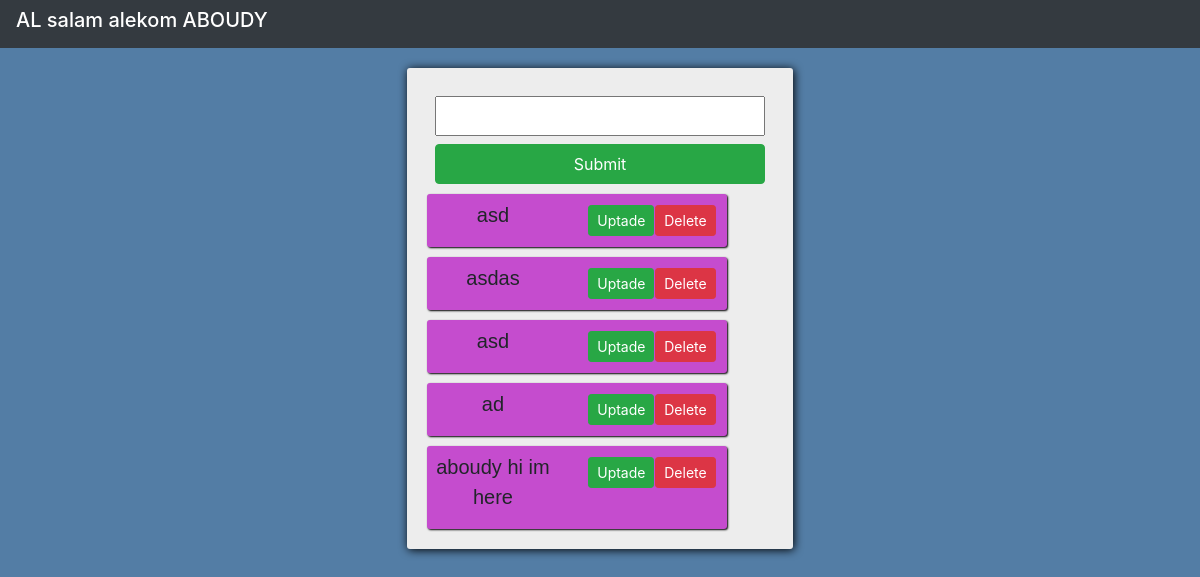
The page / on the database its author committed.
### tasks/models.py (models this page shows)
class Task(models.Model):
    title = models.CharField(max_length=200)
    complete = models.BooleanField(default=False)
    created = models.DateTimeField(auto_now_add=True)
    def __str__(self):
        return self.title

### tasks/views.py (the view)
# urls.py: path('', views.index, name="list"),
def index(request):
    mods = Task.objects.all()
    form = TaskForm()
    if request.method == 'POST':
        form = TaskForm(request.POST)
        if form.is_valid():
            form.save()
        return redirect('/')
    context = {'mods': mods, 'form': form}
    return render(request, "tasks/index.html", context)

### tasks/forms.py
class TaskForm(forms.ModelForm):
    class Meta:
        model = Task
        fields = '__all__'

### tasks/templates/tasks/index.html (shortened to what this page needs)
<!DOCTYPE html>
<html lang="en">
<head>
    <link rel="stylesheet" href="https://stackpath.bootstrapcdn.com/bootstrap/4.3.1/css/bootstrap.min.css"
>
</head>
<body>
    <nav class="navbar navbar-dark bg-dark">
        <form>
            <h5 style="color: white;">AL salam alekom ABOUDY</h5>
        </form>
    </nav>
    <div class="container">
        <div class="row ">
            <div class="col"></div>
            <div class="col  mycont">
                <form method="POST" action="/" class="form-inline my-2 my-lg-0">
                    {{form.title}}
                    <input class="btn btn-success my-2 my-sm-0 " type="submit" name="create">
                </form>
                {% for i in mods %}
                <form class="myform">
                    <div class="row">
                        <div class="col textt">
                            {% if i.complete == True %}
                            <strike>
                                {{i}}
                            </strike>
                            {% else %}
                            <p>{{i}}</p>
                            {% endif %}
                        </div>
                        <div class="col-3">
                            <a class="btn btn-sm btn-success" href="{% url  'updatetodo' i.id %}">Uptade</a>
                        </div>
                        <div class="co-3">
                            <a class="btn btn-sm btn-danger" href="{% url  'deletetodo' i.id %}">Delete</a>
                        </div>
                    </div>
                </form>
                {% endfor %}
            </div>
            <div class="col"></div>
        </div>
    </div>
</body>
</html>

### tasks/templates/tasks/index.html (style rules this page uses)
body { background-color: rgb(83, 125, 165); }
.mycont { width: 500px; margin-top: 20px; padding: 20px; background-color: rgb(237, 237, 237); border-radius: 3px; box-shadow: 1px 1px 10px 0px rgba(0, 0, 0, 05); }
.myform { width: 300px; margin-top: 10px; padding: 1px; background-color: rgb(197, 76, 206); border-radius: 3px; box-shadow: 1px 1px 2px 0px rgba(0, 0, 0, 05); }
input { width: 100%; height: 40px; padding: 3px; margin: 8px; }
.textt { display: block; text-align: center; margin-top: 5px; font-family: 'Gill Sans', 'Gill Sans MT', Calibri, 'Trebuchet MS', sans-serif; font-size: 20px; }
a { margin-top: 10px; margin-right: 25px; }

### rows shown on the page
Task: title "asd"
Task: title "asdas"
Task: title "asd"
Task: title "ad"
Task: title "aboudy hi im here"
